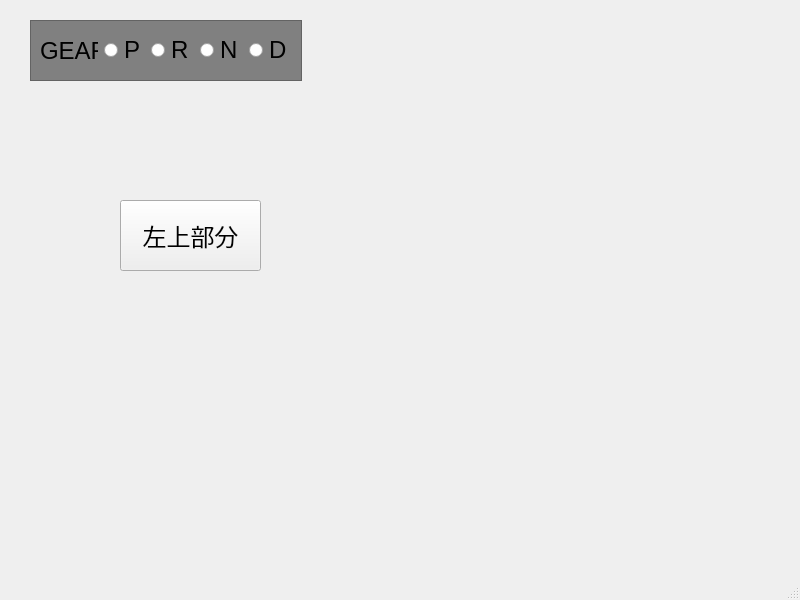
<?xml version="1.0" encoding="UTF-8"?>
<ui version="4.0">
 <class>MainWindow</class>
 <widget class="QMainWindow" name="MainWindow">
  <property name="geometry">
   <rect>
    <x>0</x>
    <y>0</y>
    <width>800</width>
    <height>600</height>
   </rect>
  </property>
  <property name="windowTitle">
   <string>MainWindow</string>
  </property>
  <widget class="QWidget" name="centralwidget">
   <widget class="QFrame" name="GearFrame">
    <property name="geometry">
     <rect>
      <x>30</x>
      <y>20</y>
      <width>272</width>
      <height>61</height>
     </rect>
    </property>
    <property name="styleSheet">
     <string notr="true">#GearFrame{
background-color:gray;
}
</string>
    </property>
    <property name="frameShape">
     <enum>QFrame::StyledPanel</enum>
    </property>
    <property name="frameShadow">
     <enum>QFrame::Raised</enum>
    </property>
    <layout class="QHBoxLayout" name="horizontalLayout">
     <item>
      <widget class="QLabel" name="label">
       <property name="font">
        <font>
         <pointsize>18</pointsize>
        </font>
       </property>
       <property name="text">
        <string>GEAR</string>
       </property>
      </widget>
     </item>
     <item>
      <widget class="QRadioButton" name="Gear_P">
       <property name="font">
        <font>
         <pointsize>18</pointsize>
        </font>
       </property>
       <property name="text">
        <string>P</string>
       </property>
      </widget>
     </item>
     <item>
      <widget class="QRadioButton" name="Gear_R">
       <property name="font">
        <font>
         <pointsize>18</pointsize>
        </font>
       </property>
       <property name="text">
        <string>R</string>
       </property>
      </widget>
     </item>
     <item>
      <widget class="QRadioButton" name="Gear_N">
       <property name="font">
        <font>
         <pointsize>18</pointsize>
        </font>
       </property>
       <property name="text">
        <string>N</string>
       </property>
      </widget>
     </item>
     <item>
      <widget class="QRadioButton" name="Gear_D">
       <property name="font">
        <font>
         <pointsize>18</pointsize>
        </font>
       </property>
       <property name="text">
        <string>D</string>
       </property>
      </widget>
     </item>
    </layout>
   </widget>
   <widget class="QPushButton" name="pushButton">
    <property name="geometry">
     <rect>
      <x>120</x>
      <y>200</y>
      <width>141</width>
      <height>71</height>
     </rect>
    </property>
    <property name="font">
     <font>
      <pointsize>18</pointsize>
     </font>
    </property>
    <property name="text">
     <string>左上部分</string>
    </property>
   </widget>
  </widget>
  <widget class="QMenuBar" name="menubar">
   <property name="geometry">
    <rect>
     <x>0</x>
     <y>0</y>
     <width>800</width>
     <height>23</height>
    </rect>
   </property>
  </widget>
  <widget class="QStatusBar" name="statusbar"/>
 </widget>
 <resources/>
 <connections/>
</ui>
